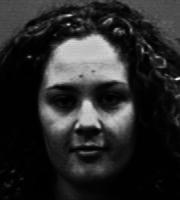
#> input picture GhostFaces-main/grayfaces/female.anpage.1.jpg, 180 x 200 px, found by its file name; its folder holds 4 pictures in this run
$ jupyter execute --allow-errors main.ipynb
#> lines starting #> are read from the running program, lines starting #| are printed output that depends on the picture
[cell 1]
# Importing the relevant libraries

import os
import numpy as np
import cv2
import matplotlib.pyplot as plt
from sklearn.model_selection import train_test_split
from scipy.linalg import svd

[cell 2]
# Loading the dataset and preprocessing

data_dir = r"C:\Users\NEERAV\OneDrive\Desktop\project\grayfaces"

image_vectors = []
labels = []

IMG_HEIGHT, IMG_WIDTH = 112, 92

for filename in sorted(os.listdir(data_dir)):
    if filename.lower().endswith(('.jpg', '.jpeg', '.png')):
        # Split filename like "female.anpage.1.jpg" -> label is "anpage"
        parts = filename.split('.')
        person_name = parts[1] if len(parts) >= 3 else parts[0]

        img_path = os.path.join(data_dir, filename)
        img = cv2.imread(img_path, cv2.IMREAD_GRAYSCALE)
#> img is the input picture: shape (200, 180); min 0, max 232, mean 41.3

        if img is not None:
            # Resize and flatten to 1D vector of length (IMG_HEIGHT * IMG_WIDTH)
            img_resized = cv2.resize(img, (IMG_WIDTH, IMG_HEIGHT))
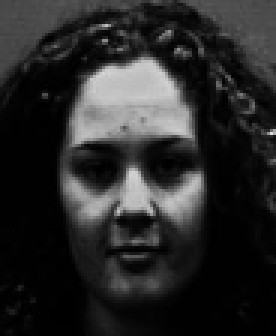
#> img_resized: shape (112, 92) (shown 3 times larger); min 0, max 222, mean 41.2
            image_vectors.append(img_resized.flatten())
            labels.append(person_name)
#> pass 2 of the loop `for filename in sorted(os.listdir(data_dir)):`:
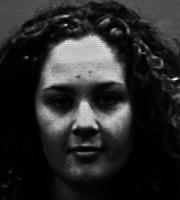
#> input picture GhostFaces-main/grayfaces/female.anpage.2.jpg, 180 x 200 px, found by its file name
#> img is the input picture: shape (200, 180); min 0, max 242, mean 41.6
#> `img_resized = cv2.resize(img, (IMG_WIDTH, IMG_HEIGHT))`:
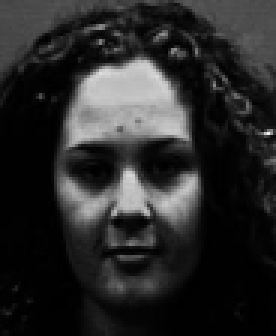
#> img_resized: shape (112, 92) (shown 3 times larger); min 0, max 238, mean 41.5
#> pass 3 of the loop `for filename in sorted(os.listdir(data_dir)):`:
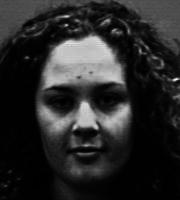
#> input picture GhostFaces-main/grayfaces/female.anpage.3.jpg, 180 x 200 px, found by its file name
#> img is the input picture: shape (200, 180); min 0, max 249, mean 41.1
#> `img_resized = cv2.resize(img, (IMG_WIDTH, IMG_HEIGHT))`:
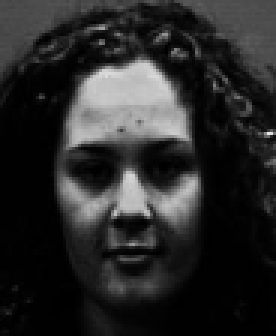
#> img_resized: shape (112, 92) (shown 3 times larger); min 0, max 228, mean 41
#> the loop made 4 passes; the first 3 are shown

    # Convert to arrays: X shape is (Total_Images, N^2)
X = np.array(image_vectors, dtype=np.float32)
y = np.array(labels)

    # Train Test split
X_train, X_test, y_train, y_test = train_test_split(X, y, test_size = 0.2, random_state = 42, stratify = y)

print(f"Total images loaded is {X.shape[0]}")
#| Total images loaded is 4
print(f"Feature vector length is {X.shape[1]}")
#| Feature vector length is 10304
print(f"Training set: {X_train.shape}, Testing set: {X_test.shape}")
#| Training set: (3, 10304), Testing set: (1, 10304)

[cell 3]
# Centering the faces

    # Average face vector for entire training sample
global_mean_face = np.mean(X_train, axis = 0)

    # Centering the data matrices
X_train_centered = X_train - global_mean_face
X_test_centered = X_test - global_mean_face

print(f"Shape of mean face vector: {global_mean_face.shape}")
#| Shape of mean face vector: (10304,)
print(f"Shape of testing data after centering: {X_train_centered.shape}")
#| Shape of testing data after centering: (3, 10304)

    # Visualizing global mean face
plt.imshow(global_mean_face.reshape(IMG_HEIGHT,IMG_WIDTH), cmap = "gray")
plt.title("Global Mean Face")
plt.axis("off")
plt.show()
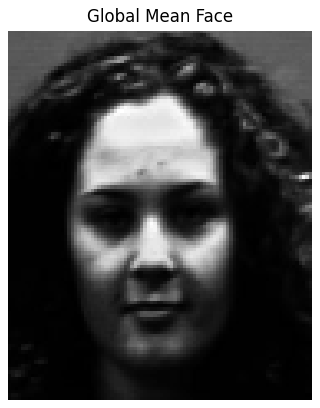
#> figure drawn by matplotlib, 1 panel


    # per-person mean faces
unique_people = np.unique(y_train)
person_means = {}

for person in unique_people:
        # Filter training images belonging to this person
    person_images = X_train[y_train == person]
        # Calculating average face for this individual
    person_means[person] = np.mean(person_images, axis = 0)

    # Visualizing mean face for each person
plt.figure(figsize=(15, 3))
for i, person in enumerate(unique_people):
    plt.subplot(1, len(unique_people), i + 1)
    plt.imshow(person_means[person].reshape(IMG_HEIGHT, IMG_WIDTH), cmap='gray')
    plt.title(f"Mean: {person}")
    plt.axis('off')
plt.tight_layout()
plt.show()
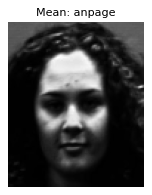
#> figure drawn by matplotlib, 1 panel

[cell 4]
# Dimensionality reduction via SVD

A = X_train_centered.T

    # comptuting the SVD (A = U*sigma*Vt)
U, S, Vt = svd(A, full_matrices = False)

    # We will keep the top 20 eigenfaces since they capture the more than 90% of the variance
M_prime = 20
eigenfaces = U[:, :M_prime] #shape = N^2 X M_prime

print(f"Matrix A shape: {A.shape}")
#| Matrix A shape: (10304, 3)
print(f"U shape: {U.shape}, S shape: {S.shape}, Vt shape: {Vt.shape}")
#| U shape: (10304, 3), S shape: (3,), Vt shape: (3, 3)
print(f"Retained eigenfaces shape: {eigenfaces.shape}")
#| Retained eigenfaces shape: (10304, 3)

    # Visualizing the top 5 eigenfaces
plt.figure(figsize=(15, 3))
#> (the rest of this cell did not finish here and is left out)

[cell 5]
# Extracting the feature weight vectors

    # Projecting the centered training faces onto the top 20 Eigenfaces
omega_train = X_train_centered @ eigenfaces

    # Projecting the centered testing faces onto the top 20 Eigenfaces
omega_test = X_test_centered @ eigenfaces

print(f"Shape of centered training data: {X_train_centered.shape}")
#| Shape of centered training data: (3, 10304)
print(f"Shape of centered testing data: {X_test_centered.shape}")
#| Shape of centered testing data: (1, 10304)
print(f"Shape of projected training matrix: {omega_train.shape}")
#| Shape of projected training matrix: (3, 3)
print(f"Shape of projected testing matrix: {omega_test.shape}")
#| Shape of projected testing matrix: (1, 3)

    # Verifying that the 20 retained coordinates preserve sufficient identity bearing facial structure via reconstructed faces
sample_idx = 0

    # Reconstructing centered image and restoring global mean face
reconstructed_centered = eigenfaces @ omega_test[sample_idx]
reconstructed_face = global_mean_face + reconstructed_centered

    # Plotting original vs reconstructed image
fig, axes = plt.subplots(1, 2, figsize=(6, 3))
axes[0].imshow(X_test[sample_idx].reshape(IMG_HEIGHT, IMG_WIDTH), cmap='gray')
axes[0].set_title(f"Original ({y_test[sample_idx]})")
axes[0].axis('off')

axes[1].imshow(reconstructed_face.reshape(IMG_HEIGHT, IMG_WIDTH), cmap='gray')
axes[1].set_title(f"Reconstructed (M'={M_prime})")
axes[1].axis('off')

plt.tight_layout()
plt.show()
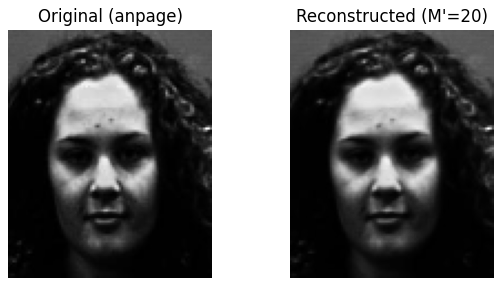
#> figure drawn by matplotlib, 2 panels
